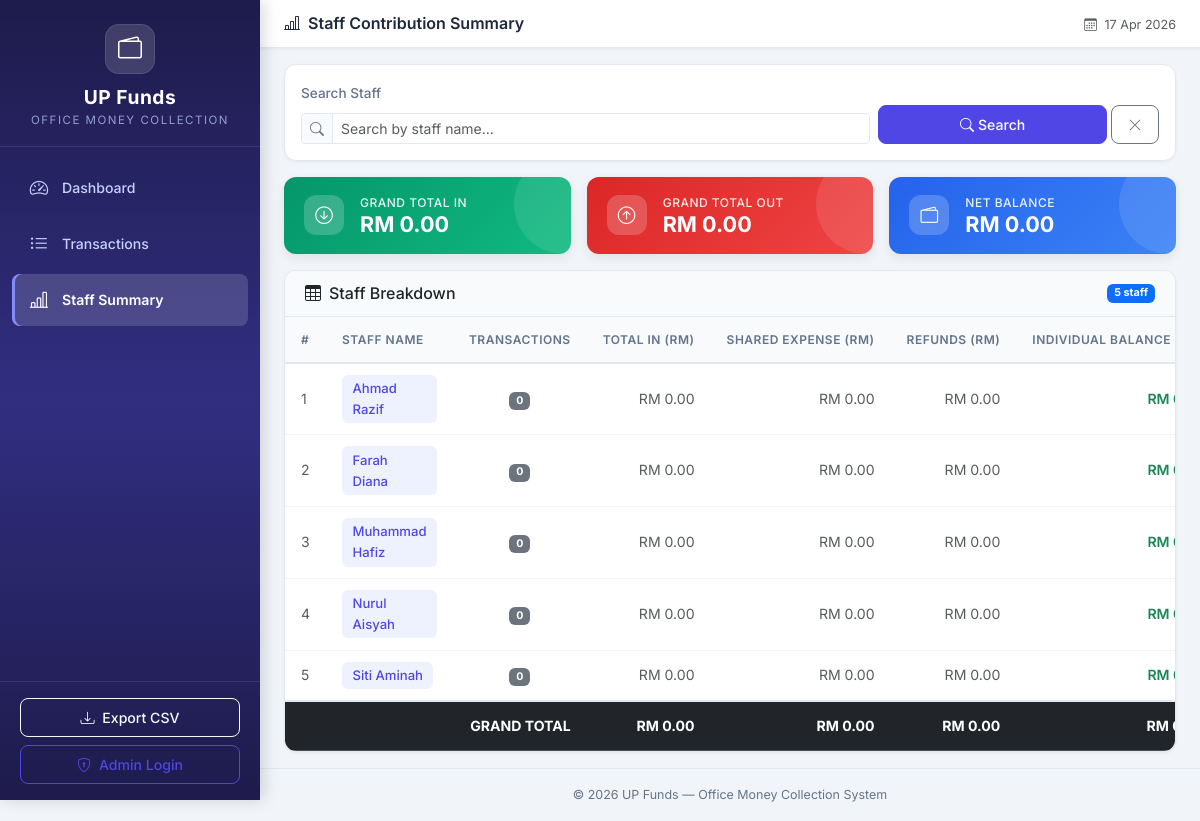
Page /summary on the committed database.
### tables this page shows
CREATE TABLE staff (
            id INTEGER PRIMARY KEY AUTOINCREMENT,
            name TEXT NOT NULL,
            is_active INTEGER DEFAULT 1,
            created_at TIMESTAMP DEFAULT CURRENT_TIMESTAMP
        );

### app.py (the view)
@app.route('/summary')
def staff_summary():
    conn = get_db_connection()
    search_query = request.args.get('search', '')
    global_totals = conn.execute('''
        SELECT
            COALESCE(SUM(cr.amount_in), 0) as total_in,
            COALESCE(SUM(CASE WHEN cr.expense_type = 'personal' THEN cr.amount_out ELSE 0 END), 0) as total_refunds
        FROM staff s
        LEFT JOIN cash_records cr ON s.id = cr.staff_id
        WHERE s.is_active = 1
    ''').fetchone()
    shared_totals = conn.execute('''
        SELECT COALESCE(SUM(ts.amount), 0) as total_shared_out
        FROM transaction_splits ts
        JOIN staff s ON ts.staff_id = s.id
        WHERE s.is_active = 1
    ''').fetchone()
    grand_total_in = global_totals['total_in']
    grand_total_out = shared_totals['total_shared_out']
    grand_total_refunds = global_totals['total_refunds']
    grand_balance = grand_total_in - grand_total_out - grand_total_refunds
    query = '''
        SELECT
            s.id,
            s.name,
            COALESCE(SUM(cr.amount_in), 0) as total_in,
            COALESCE(SUM(CASE WHEN cr.expense_type = 'personal' THEN cr.amount_out ELSE 0 END), 0) as personal_refunds,
            (SELECT COALESCE(SUM(amount), 0) FROM transaction_splits ts WHERE ts.staff_id = s.id) as shared_expense,
            COUNT(CASE WHEN cr.amount_in > 0 THEN cr.id END) as transaction_count
        FROM staff s
        LEFT JOIN cash_records cr ON s.id = cr.staff_id
        WHERE s.is_active = 1
    '''
    params = []
    if search_query:
        query += ' AND s.name LIKE ?'
        params.append(f'%{search_query}%')
    query += ' GROUP BY s.id, s.name ORDER BY s.name'
    summary_raw = conn.execute(query, params).fetchall()
    summary = []
    for row in summary_raw:
        summary.append({
            'name': row['name'],
            'transaction_count': row['transaction_count'],
            'total_in': row['total_in'],
            'personal_refunds': row['personal_refunds'],
            'shared_expense': row['shared_expense'],
            'net_balance': row['total_in'] - row['shared_expense'] - row['personal_refunds']
        })
    conn.close()
    return render_template('summary.html',
                           summary=summary,
                           grand_total_in=grand_total_in,
                           grand_total_out=grand_total_out,
                           grand_total_refunds=grand_total_refunds,
                           grand_balance=grand_balance,
                           search_query=search_query)

### app.py (called while the page is built)
@app.context_processor
def inject_now():
    is_admin = session.get('role') == 'admin'
    return {'now': datetime.now(), 'is_admin': is_admin}

### database.py (called while the page is built)
def get_db_connection():
    conn = sqlite3.connect(DATABASE_PATH)
    conn.row_factory = sqlite3.Row  # Access columns by name
    conn.execute("PRAGMA foreign_keys = ON")  # Enable foreign key support
    return conn

### templates/summary.html (shortened to what this page needs)
{% extends 'base.html' %}
{% block page_title %}
    <i class="bi bi-bar-chart-line me-2"></i>Staff Contribution Summary
{% endblock %}
{% block content %}
<div class="card content-card mb-3">
    <div class="card-body">
        <form method="GET" action="{{ url_for('staff_summary') }}" class="row g-2 align-items-end">
            <div class="col-md-8">
                <label class="form-label small fw-medium">Search Staff</label>
                <div class="input-group input-group-sm">
                    <span class="input-group-text"><i class="bi bi-search"></i></span>
                    <input type="text" class="form-control" name="search"
                           placeholder="Search by staff name..." value="{{ search_query }}">
                </div>
            </div>
            <div class="col-md-4 d-flex gap-1">
                <button type="submit" class="btn btn-primary btn-sm flex-fill">
                    <i class="bi bi-search me-1"></i>Search
                </button>
                <a href="{{ url_for('staff_summary') }}" class="btn btn-outline-secondary btn-sm">
                    <i class="bi bi-x-lg"></i>
                </a>
            </div>
        </form>
    </div>
</div>
<div class="row g-3 mb-3">
    <div class="col-md-4">
        <div class="summary-card card-green" style="padding: 1rem 1.25rem;">
            <div class="card-icon" style="width:40px; height:40px; font-size:1.1rem;">
                <i class="bi bi-arrow-down-circle"></i>
            </div>
            <div class="card-info">
                <p class="card-label mb-0">Grand Total In</p>
                <h5 class="card-value mb-0">RM {{ "%.2f"|format(grand_total_in) }}</h5>
            </div>
        </div>
    </div>
    <div class="col-md-4">
        <div class="summary-card card-red" style="padding: 1rem 1.25rem;">
            <div class="card-icon" style="width:40px; height:40px; font-size:1.1rem;">
                <i class="bi bi-arrow-up-circle"></i>
            </div>
            <div class="card-info">
                <p class="card-label mb-0">Grand Total Out</p>
                <h5 class="card-value mb-0">RM {{ "%.2f"|format(grand_total_out) }}</h5>
            </div>
        </div>
    </div>
    <div class="col-md-4">
        <div class="summary-card card-blue" style="padding: 1rem 1.25rem;">
            <div class="card-icon" style="width:40px; height:40px; font-size:1.1rem;">
                <i class="bi bi-wallet2"></i>
            </div>
            <div class="card-info">
                <p class="card-label mb-0">Net Balance</p>
                <h5 class="card-value mb-0">RM {{ "%.2f"|format(grand_balance) }}</h5>
            </div>
        </div>
    </div>
</div>
<div class="card content-card">
    <div class="card-header d-flex justify-content-between align-items-center">
        <h6 class="mb-0"><i class="bi bi-table me-2"></i>Staff Breakdown</h6>
        <span class="badge bg-primary">{{ summary|length }} staff</span>
    </div>
    <div class="card-body p-0">
        {% if summary %}
        <div class="table-responsive">
            <table class="table table-hover mb-0">
                <thead>
                    <tr>
                        <th>#</th>
                        <th>Staff Name</th>
                        <th class="text-center">Transactions</th>
                        <th class="text-end">Total In (RM)</th>
                        <th class="text-end">Shared Expense (RM)</th>
                        <th class="text-end">Refunds (RM)</th>
                        <th class="text-end">Individual Balance (RM)</th>
                    </tr>
                </thead>
                <tbody>
                    {% for row in summary %}
                    <tr>
                        <td class="text-muted">{{ loop.index }}</td>
                        <td>
                            <span class="staff-badge">{{ row['name'] }}</span>
                        </td>
                        <td class="text-center">
                            <span class="badge bg-secondary">{{ row['transaction_count'] }}</span>
                        </td>
                        <td class="text-end">
                            {% if row['total_in'] > 0 %}
                                <span class="amount-in">RM {{ "%.2f"|format(row['total_in']) }}</span>
                            {% else %}
                                <span class="text-muted">RM 0.00</span>
                            {% endif %}
                        </td>
                        <td class="text-end">
                            {% if row['shared_expense'] > 0 %}
                                <span class="amount-out">RM {{ "%.2f"|format(row['shared_expense']) }}</span>
                            {% else %}
                                <span class="text-muted">RM 0.00</span>
                            {% endif %}
                        </td>
                        <td class="text-end">
                            {% if row['personal_refunds'] > 0 %}
                                <span class="amount-out">RM {{ "%.2f"|format(row['personal_refunds']) }}</span>
                            {% else %}
                                <span class="text-muted">RM 0.00</span>
                            {% endif %}
                        </td>
                        <td class="text-end">
                            <span class="fw-semibold {% if row['net_balance'] >= 0 %}text-success{% else %}text-danger{% endif %}">
                                RM {{ "%.2f"|format(row['net_balance']) }}
                            </span>
                        </td>
                    </tr>
                    {% endfor %}
                </tbody>
                <tfoot>
                    <tr class="table-dark fw-bold">
                        <td colspan="3" class="text-end">GRAND TOTAL</td>
                        <td class="text-end">RM {{ "%.2f"|format(grand_total_in) }}</td>
                        <td class="text-end">RM {{ "%.2f"|format(grand_total_out) }}</td>
                        <td class="text-end">RM {{ "%.2f"|format(grand_total_refunds) }}</td>
                        <td class="text-end">RM {{ "%.2f"|format(grand_balance) }}</td>
                    </tr>
                </tfoot>
            </table>
        </div>
        {% endif %}
    </div>
</div>
{% endblock %}

### static/css/style.css (style rules this page uses)
:root { --primary: #4f46e5; --primary-light: #6366f1; --primary-dark: #3730a3; --primary-bg: #eef2ff; --sidebar-bg: linear-gradient(180deg, #1e1b4b 0%, #312e81 50%, #1e1b4b 100%); --sidebar-width: 260px; --sidebar-text: #c7d2fe; --sidebar-active: #ffffff; --sidebar-hover-bg: rgba(255, 255, 255, 0.08); --sidebar-active-bg: rgba(255, 255, 255, 0.15); --card-green: linear-gradient(135deg, #059669, #10b981); --card-red: linear-gradient(135deg, #dc2626, #ef4444); --card-blue: linear-gradient(135deg, #2563eb, #3b82f6); --card-purple: linear-gradient(135deg, #7c3aed, #8b5cf6); --body-bg: #f1f5f9; --content-bg: #ffffff; --text-primary: #1e293b; --text-secondary: #64748b; --border-color: #e2e8f0; --shadow-sm: 0 1px 3px rgba(0, 0, 0, 0.06); --shadow-md: 0 4px 12px rgba(0, 0, 0, 0.08); --shadow-lg: 0 10px 25px rgba(0, 0, 0, 0.1); --radius: 12px; --radius-sm: 8px; --transition: all 0.2s ease; }
* { margin: 0; padding: 0; box-sizing: border-box; }
body { font-family: 'Inter', -apple-system, BlinkMacSystemFont, 'Segoe UI', Roboto, sans-serif; background-color: var(--body-bg); color: var(--text-primary); font-size: 0.9rem; line-height: 1.6; overflow-x: hidden; }
.summary-card { display: flex; align-items: center; gap: 1rem; padding: 1.25rem 1.5rem; border-radius: var(--radius); color: #fff; box-shadow: var(--shadow-md); transition: var(--transition); position: relative; overflow: hidden; }
.summary-card::after { content: ''; position: absolute; top: -30%; right: -15%; width: 100px; height: 100px; background: rgba(255, 255, 255, 0.1); border-radius: 50%; }
.card-green { background: var(--card-green); }
.card-red { background: var(--card-red); }
.card-blue { background: var(--card-blue); }
.card-icon { width: 48px; height: 48px; background: rgba(255, 255, 255, 0.2); border-radius: 12px; display: flex; align-items: center; justify-content: center; font-size: 1.3rem; flex-shrink: 0; backdrop-filter: blur(5px); }
.card-info { flex: 1; min-width: 0; }
.card-label { font-size: 0.75rem; opacity: 0.9; margin-bottom: 0.2rem; text-transform: uppercase; letter-spacing: 0.5px; font-weight: 500; }
.card-value { font-size: 1.35rem; font-weight: 700; margin-bottom: 0; white-space: nowrap; overflow: hidden; text-overflow: ellipsis; }
.content-card { border: 1px solid var(--border-color); border-radius: var(--radius); box-shadow: var(--shadow-sm); background: var(--content-bg); transition: var(--transition); overflow: hidden; }
.content-card .card-header { background: #f8fafc; border-bottom: 1px solid var(--border-color); padding: 0.8rem 1.25rem; font-weight: 600; }
.table { font-size: 0.88rem; }
.table thead th { background: #f8fafc; border-bottom: 2px solid var(--border-color); font-weight: 600; color: var(--text-secondary); text-transform: uppercase; font-size: 0.75rem; letter-spacing: 0.5px; padding: 0.8rem 1rem; white-space: nowrap; }
.table tbody td { padding: 0.7rem 1rem; vertical-align: middle; border-bottom: 1px solid #f1f5f9; }
.table tfoot tr { border-top: 2px solid var(--border-color); }
.table tfoot td { padding: 0.8rem 1rem; }
.staff-badge { display: inline-block; padding: 0.2rem 0.65rem; background: var(--primary-bg); color: var(--primary); border-radius: 6px; font-weight: 500; font-size: 0.82rem; }
.form-control, .form-select { border-radius: var(--radius-sm); border-color: var(--border-color); padding: 0.55rem 0.85rem; font-size: 0.88rem; transition: var(--transition); }
.input-group-text { border-radius: var(--radius-sm); background: #f8fafc; border-color: var(--border-color); font-size: 0.85rem; color: var(--text-secondary); }
.form-label { font-size: 0.85rem; color: var(--text-secondary); }
.btn { border-radius: var(--radius-sm); font-weight: 500; font-size: 0.88rem; transition: var(--transition); padding: 0.5rem 1rem; }
.btn-primary { background: var(--primary); border-color: var(--primary); }
.summary-card, .content-card { animation: fadeInUp 0.4s ease forwards; }

### rows in the picture
staff: name "Ahmad Razif", transaction_count "0"
staff: name "Farah Diana", transaction_count "0"
staff: name "Muhammad Hafiz", transaction_count "0"
staff: name "Nurul Aisyah", transaction_count "0"
staff: name "Siti Aminah", transaction_count "0"

### other values in the picture
{{ "%.2f"|format(grand_total_in) }} "0.00"
{{ "%.2f"|format(grand_total_out) }} "0.00"
{{ "%.2f"|format(grand_balance) }} "0.00"
{{ summary|length }} "5"
{{ "%.2f"|format(grand_total_refunds) }} "0.00"
